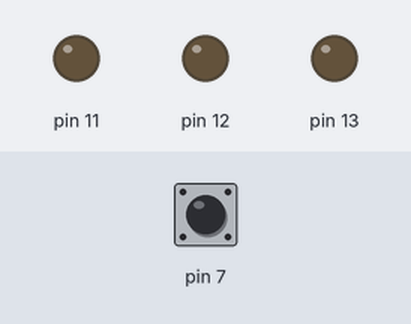
Bench run of a sketch on a simulated Arduino Uno, built with avr-gcc and run on an emulated ATmega328P. Parts: output pins drawn as LEDs (lit = HIGH). The test bench sets the inputs (shaded band); at power-on: pin 7 HIGH.

Above: at 1.2 s.
1.3 s: pin 7 pulled LOW for 3.2 s
At 5.0 s:
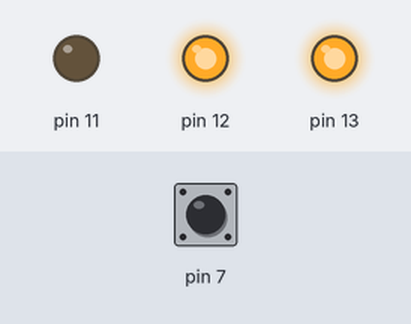
6.0 s: pin 7 pulled LOW for 0.15 s
At 6.3 s:
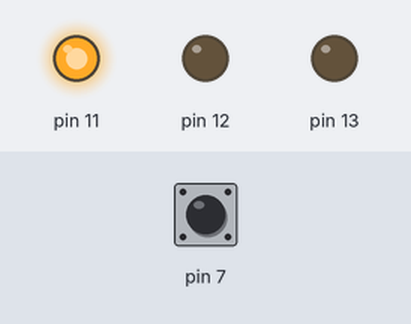
7.6 s: pin 7 pulled LOW for 1 s
At 8.8 s:
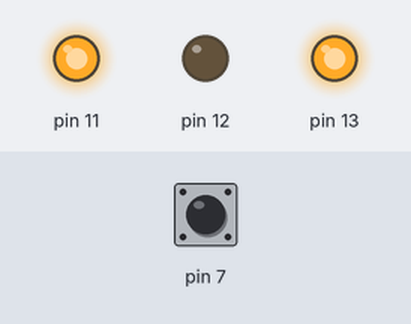
10.1 s: pin 7 pulled LOW for 0.15 s
At 10.7 s:
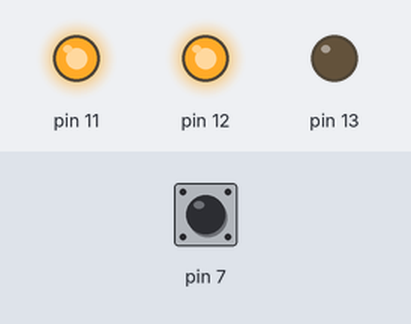
11.7 s: pin 7 pulled LOW for 0.15 s
At 13.1 s:
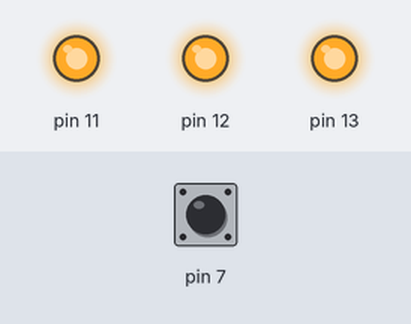
Timing chart, 0 to 14.3 s (numbered marks = the images above; inputs shaded):
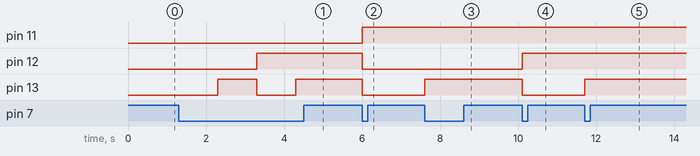

Measured:
- after the input at 1.3 s, pin 12: LOW → HIGH after 2.0 s; pin 13: LOW → HIGH after 1.0 s, → LOW 1.0 s later, → HIGH 1.0 s later
- after the input at 6.0 s, pin 11: LOW → HIGH at once; pin 12, pin 13: HIGH → LOW at once
- after the input at 7.6 s, pin 13: LOW → HIGH at once
- after the input at 10.1 s, pin 12: LOW → HIGH at once; pin 13: HIGH → LOW at once
- after the input at 11.7 s, pin 13: LOW → HIGH at once

The sketch:

binaryCounter_with_switch1.pde
```cpp
void setup()
{
            pinMode(7,INPUT);
            digitalWrite(7,1);
            pinMode(11,OUTPUT);
            pinMode(12,OUTPUT);
            pinMode(13,OUTPUT);
}


void loop()
{

boolean a=0,b=0,c=0;

for(int k=0;k<2;k++)
{
for(int j=0;j<2;j++)
{
for(int i=0;i<2;i++)
{
//System.out.println(a+""+b+""+c);
//if(digitalRead(7)==0)
//{
//  while(digitalRead(7)==0);


while(digitalRead(7)==1);


digitalWrite(11,a);
digitalWrite(12,b);
digitalWrite(13,c);

delay(1000);


//c=change(c);
if(c==0)
c=1;

else
c=0;
}

//b=change(b);

if(b==0)
b=1;

else
b=0;

}
//a=change(a);


if(a==0)
a=1;

else
a=0;
}
}
```
